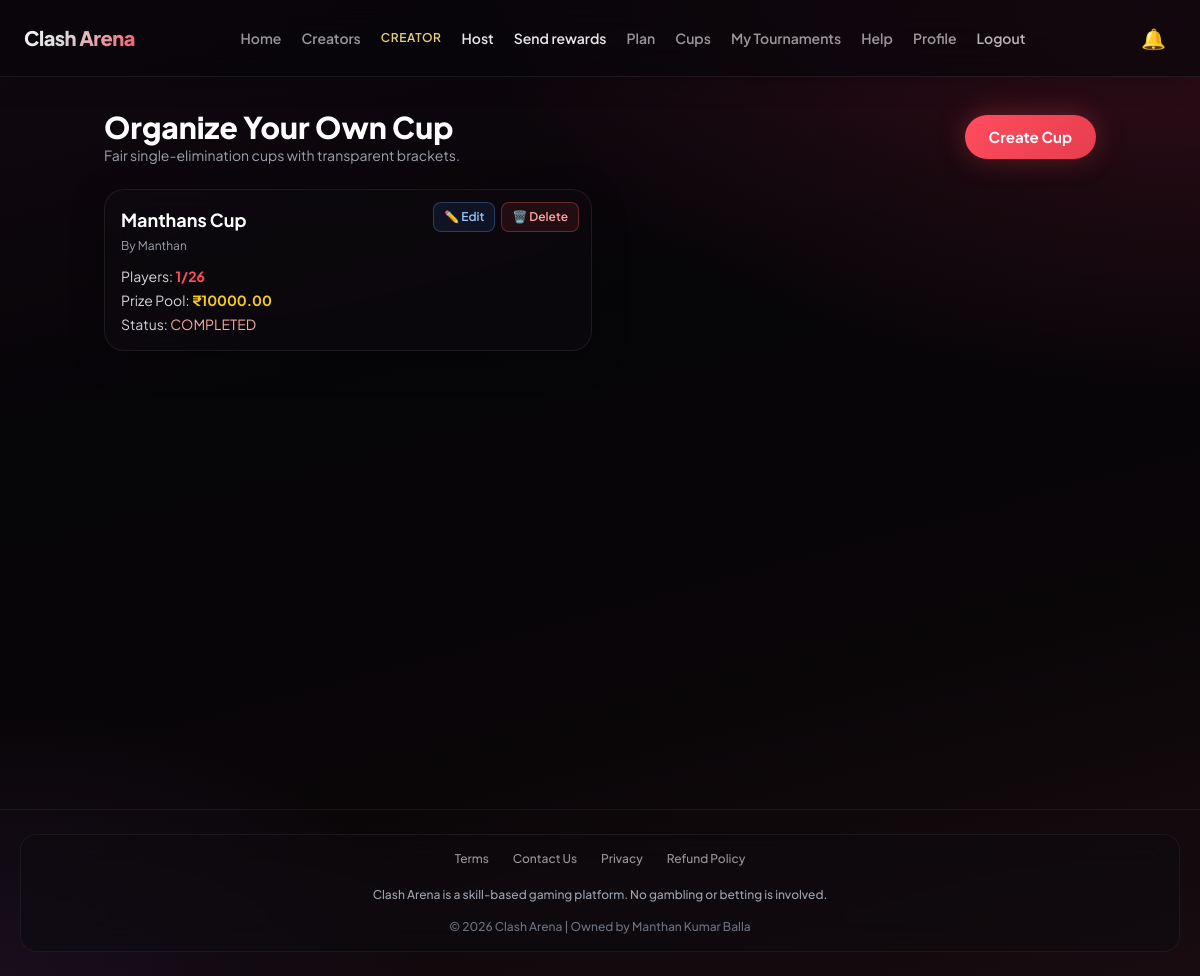
The page /cups/ (signed in) on the database as committed earlier.
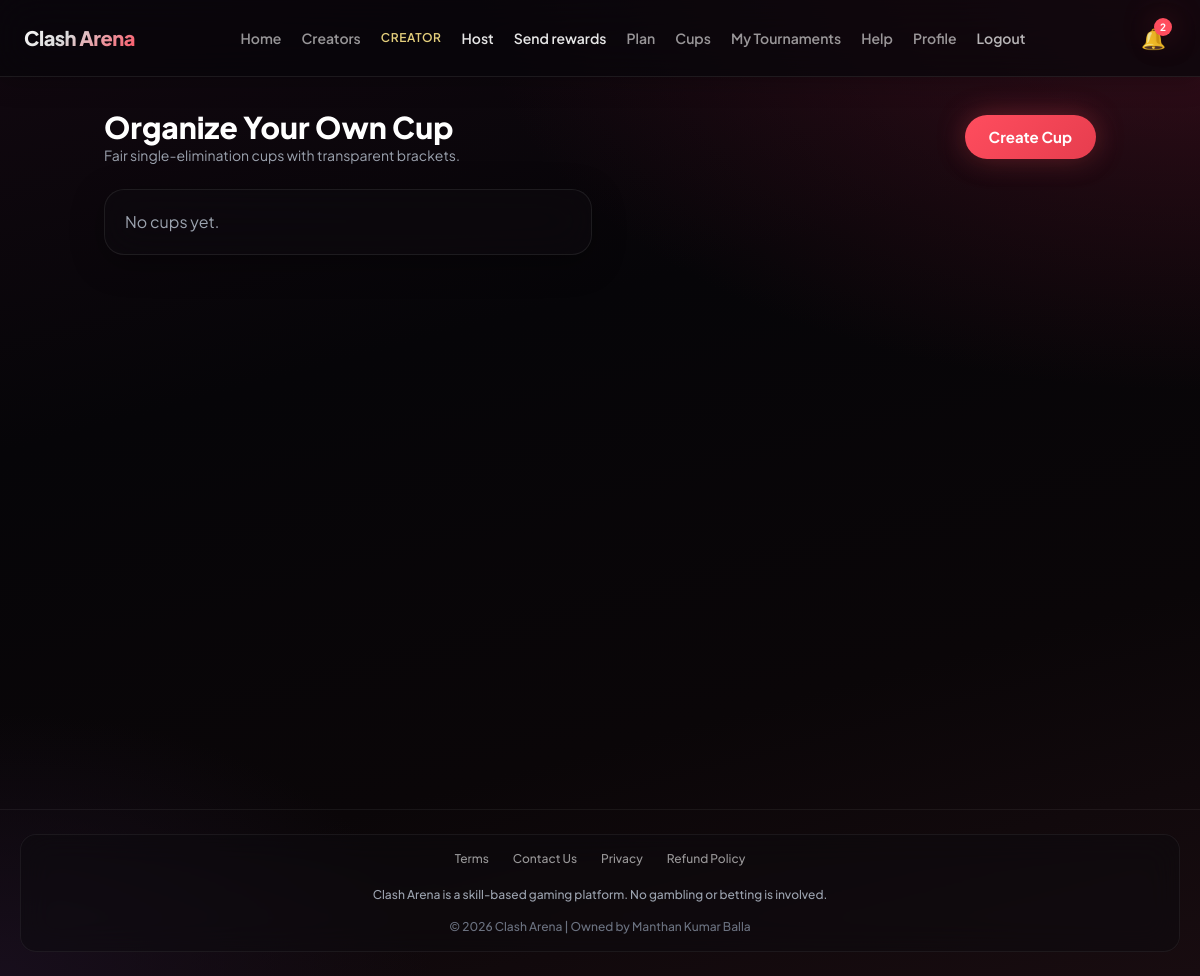
The same page on the database as committed later.
### core/models.py (models this page shows, shortened)
class Cup(models.Model):
    REWARD_TYPE_CHOICES = [
        ('cash', 'Cash'),
        ('gift_card', 'Gift Card'),
    ]
    STATUS_CHOICES = [
        ('upcoming', 'Upcoming'),
        ('ongoing', 'Ongoing'),
        ('completed', 'Completed'),
        ('cancelled', 'Cancelled'),
    ]
    name = models.CharField(max_length=120)
    creator = models.ForeignKey(User, on_delete=models.CASCADE, related_name='cups_created')
    reward_type = models.CharField(max_length=20, choices=REWARD_TYPE_CHOICES)
    prize_pool = models.DecimalField(max_digits=10, decimal_places=2)
    rules = models.TextField()
    eligibility_criteria = models.CharField(max_length=255, default='12000+ trophies')
    min_trophies = models.IntegerField(default=12000)
    start_time = models.DateTimeField()
    end_time = models.DateTimeField()
    max_players = models.IntegerField(default=32)
    status = models.CharField(max_length=20, choices=STATUS_CHOICES, default='upcoming')
    bracket_generated = models.BooleanField(default=False)
    is_bracket_generated = models.BooleanField(default=False)
    bracket_locked = models.BooleanField(default=True)
    shuffled_player_ids = models.JSONField(default=list, blank=True)
    created_at = models.DateTimeField(auto_now_add=True)

### core/views.py (the view)
# urls.py: path('cups/', cups_view, name='cups'),
@login_required
def cups_view(request):
    cups = Cup.objects.select_related('creator').order_by('-created_at')
    cup_data = []
    for cup in cups:
        _sync_cup_status(cup)
        current = cup.participants.filter(kicked=False, banned=False).count()
        cup_data.append({'cup': cup, 'count': current})
    return render(request, 'cups.html', {
        'cup_data': cup_data,
        'is_elite': is_elite_user(request.user),
    })

### core/context_processors.py (called while the page is built)
def unread_notifications(request):
    if request.user.is_authenticated:
        qs = Notification.objects.filter(
            user=request.user, is_read=False
        )
        count = qs.count()
        recent = Notification.objects.filter(user=request.user).order_by('-created_at')[:8]
        return {'unread_count': count, 'recent_notifications': recent}
    return {'unread_count': 0, 'recent_notifications': []}

### core/models.py (called while the page is built)
    def plan_active(self):
        from django.utils import timezone
        if self.creator_plan == 'none':
            return False
        if self.plan_expiry and self.plan_expiry > timezone.now():
            return True
        return False

### core/views.py (called while the page is built, shortened)
def is_elite_user(user):
    if not user.is_authenticated:
        return False
    if user.profile.is_admin:
        return True
    return user.profile.creator_plan == '1year' and user.profile.plan_active()

def _sync_cup_status(cup):
    if cup.status in ('cancelled', 'completed'):
        return

### templates/cups.html (shortened to what this page needs)
{% extends "base.html" %}
{% block content %}
<div class="max-w-5xl mx-auto px-4 py-8">
    <div class="flex flex-col sm:flex-row sm:items-center sm:justify-between gap-3 mb-6">
        <div>
            <h1 class="text-3xl font-extrabold text-white">Organize Your Own Cup</h1>
            <p class="text-gray-400 text-sm">Fair single-elimination cups with transparent brackets.</p>
        </div>
        {% if is_elite %}
        <a href="/cups/create/" class="ca-btn text-center">Create Cup</a>
        {% else %}
        <a href="/subscription/" class="ca-btn-outline text-center">Upgrade to Elite (₹4000/year)</a>
        {% endif %}
    </div>
    <div class="grid md:grid-cols-2 gap-4">
        {% for row in cup_data %}
        <div class="ca-glass p-4 hover:border-red-400/40 transition relative group" id="cup-card-{{ row.cup.id }}">
            <a href="/cups/{{ row.cup.id }}/" class="block">
                <p class="text-white font-bold text-lg pr-16">{{ row.cup.name }}</p>
                <p class="text-gray-400 text-xs mt-1">By {{ row.cup.creator.username }}</p>
                <div class="text-sm mt-3 space-y-1">
                    <p class="text-gray-300">Players: <span class="text-ca-accent font-bold">{{ row.count }}/{{ row.cup.max_players }}</span></p>
                    <p class="text-gray-300">Prize Pool: <span class="text-yellow-400 font-bold">₹{{ row.cup.prize_pool }}</span></p>
                    <p class="text-gray-300">Status: <span class="text-red-300 uppercase">{{ row.cup.status }}</span></p>
                </div>
            </a>
            {% if user.is_authenticated %}
            {% if user == row.cup.creator or user.profile.is_admin %}
            <div class="absolute top-3 right-3 flex gap-1.5">
                <a href="/cups/{{ row.cup.id }}/edit/"
                   class="flex items-center gap-1 px-2.5 py-1.5 rounded-lg text-xs font-semibold text-blue-300 border border-blue-400/30 bg-blue-500/10 hover:bg-blue-500/20 transition"
                   title="Edit Cup">
                    ✏️ Edit
                </a>
                <button onclick="confirmDeleteCup('{{ row.cup.id }}', '{{ row.cup.name|escapejs }}')"
                        class="flex items-center gap-1 px-2.5 py-1.5 rounded-lg text-xs font-semibold text-red-300 border border-red-400/30 bg-red-500/10 hover:bg-red-500/20 transition"
                        title="Delete Cup">
                    🗑️ Delete
                </button>
            </div>
            {% endif %}
            {% endif %}
        </div>
        {% empty %}
        <div class="ca-glass p-5">
            <p class="text-gray-400">No cups yet.</p>
        </div>
        {% endfor %}
    </div>
</div>
{% endblock %}

Rows that differ between the two databases and show on the page:
removed Cup: cup.name "Manthans Cup", cup.creator.username "Manthan", count "1", cup.max_players "26", cup.prize_pool "10000.00", cup.status "COMPLETED"
Other text that changed with them:
{{ unread_count }}: (not shown) → "2"
text now shown: "No cups yet."
